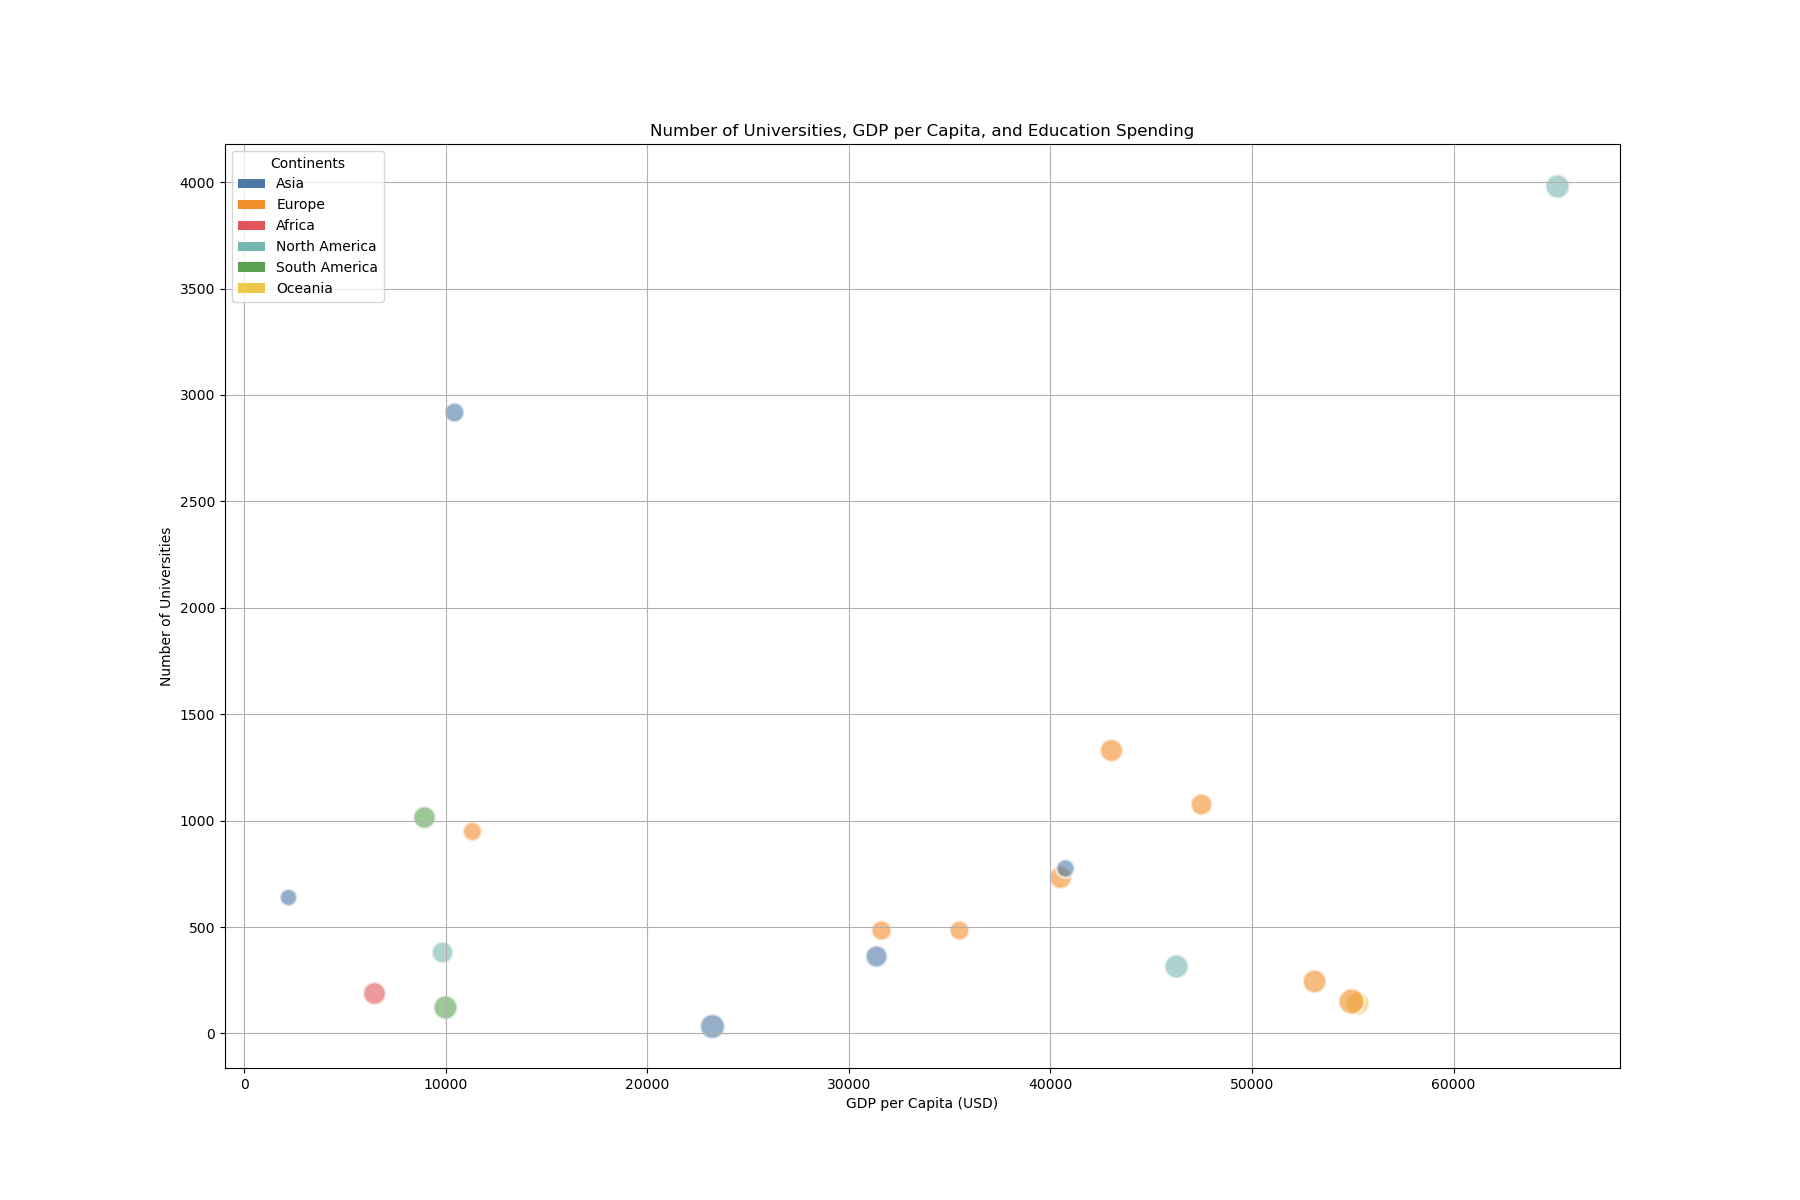

The script that drew this image:

import matplotlib.pyplot as plt
import numpy as np

countries = [
    "United States", "United Kingdom", "Germany", "France", "China", "India",
    "Japan", "Brazil", "Russia", "Canada", "Australia", "South Korea",
    "Italy", "Spain", "Mexico", "South Africa", "Argentina", "Saudi Arabia",
    "Netherlands", "Sweden"
]
continents = [
    "North America", "Europe", "Europe", "Europe", "Asia", "Asia", "Asia",
    "South America", "Europe", "North America", "Oceania", "Asia",
    "Europe", "Europe", "North America", "Africa", "South America", "Asia",
    "Europe", "Europe"
]
number_of_universities = [
    3982, 1334, 1077, 736, 2922, 642, 779, 1015, 950, 317, 141, 366, 484,
    487, 382, 192, 126, 35, 246, 151
] # number of universities
education_spending = [
    6.1, 5.5, 4.9, 5.4, 4.0, 3.1, 3.5, 5.2, 3.8, 6.0, 5.8, 5.0, 4.1, 4.2,
    4.9, 5.4, 6.0, 6.4, 5.8, 7.0
] # education spending as percentage of GDP
gdp_per_capita = [
    65112, 42980, 47459, 40493, 10403, 2190, 40715, 8919, 11289, 46233,
    55194, 31346, 35451, 31571, 9831, 6441, 9955, 23208, 53083, 54915
] # GDP per capita in USD

# Assigning a color to each continent
continent_colors = {
    "Asia": "#4e79a7",
    "Europe": "#f28e2c",
    "Africa": "#e15759",
    "North America": "#76b7b2",
    "South America": "#59a14f",
    "Oceania": "#edc949"
}

colors = [continent_colors[continent] for continent in continents]

# Size corresponds to the education spending index
sizes = [spending * 50 for spending in education_spending]

# Create the plot
plt.figure(figsize=(18, 12))

for i in range(len(countries)):
    plt.scatter(gdp_per_capita[i], number_of_universities[i], s=sizes[i], c=colors[i], alpha=0.6, edgecolors="w", linewidth=2)

# Customizations
plt.title('Number of Universities, GDP per Capita, and Education Spending')
plt.xlabel('GDP per Capita (USD)')
plt.ylabel('Number of Universities')
plt.grid(True)

# Add a legend for continents
from matplotlib.patches import Patch
legend_elements = [Patch(facecolor=continent_colors[key], label=key) for key in continent_colors]
plt.legend(handles=legend_elements, title="Continents", loc='upper left')

plt.show()
